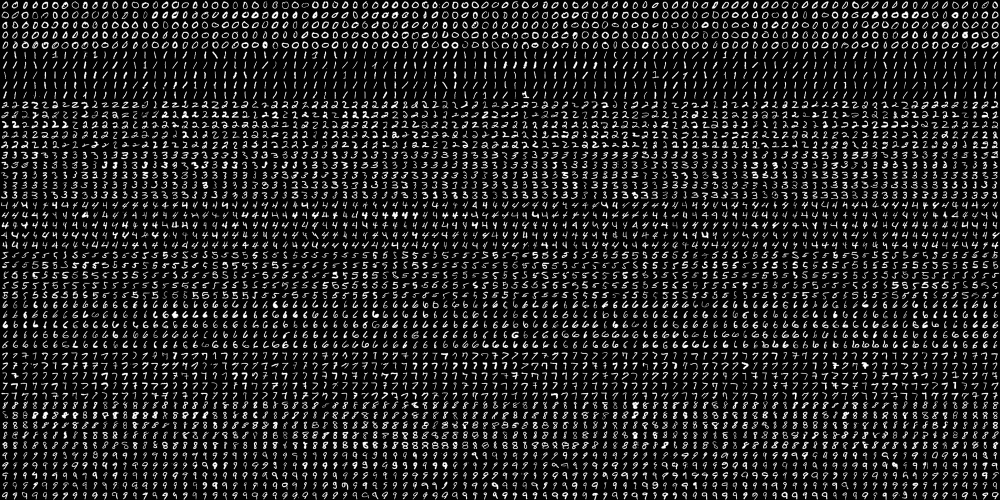
#> input picture 8.5/img/digits.png, 2000 x 1000 px (shown at 1/2 size)
$ python kNN_handwritten.py
#> lines starting #> are read from the running program, lines starting #| are printed output that depends on the picture; after the words box and inside, x2 and y2 are one past the last pixel; in counts of white or black regions, pixels touching at a corner belong together
### 8.5/src/mnist.py
import numpy as np, cv2
import os

data = None  # 이미지 데이타 셋
k = list(range(10)) # [0,1,2,3,4,5,6,7,8,9] 레이블 셋

# 이미지 데이타 읽어들이는 함수 ---①
def load():
    global data
    # 0~9 각각 500(5x100)개, 총5000(50x100)개, 한 숫자당 400(20x20)픽셀
    # 이미지 불러오기
    script_dir = os.path.dirname(os.path.abspath(__file__))
    img_path = os.path.join(script_dir, '..', 'img', 'digits.png')
    img_path = os.path.normpath(img_path)

    # 경로 확인용
    print(f"이미지 경로 확인: {img_path}")
    print(f"존재 여부: {os.path.exists(img_path)}")

    image = cv2.imread(img_path)
#> image is the input picture: shape (1000, 2000, 3); min 0, max 255, mean 33.8
    if image is None:
        print(f"이미지를 읽을 수 없습니다: {img_path}")
        exit()

    gray = cv2.cvtColor(image,cv2.COLOR_BGR2GRAY)
    # 숫자 한개(20x20)씩 구분하기 위해 행별(50)로 나누고 열별(100)로 나누기
    cells = [np.hsplit(row,100) for row in np.vsplit(gray,50)]
#> cells = 50 items
    # 리스트를 NumPy 배열로  변환 (50 x 100 x 20 x 20 )
    data = np.array(cells)

# 모든 숫자 데이타 반환 ---②
def getData(reshape=True):
    if data is None: load() # 이미지 읽기 확인
    # 모든 데이타를 N x 400 형태로 변환
    if reshape:
        full = data.reshape(-1, 400).astype(np.float32) # 5000x400
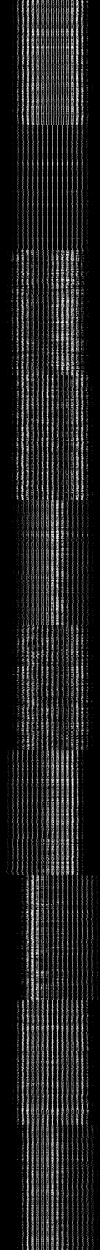
#> full: shape (5000, 400) float32 (shown at 1/4 size); min 0, max 255, mean 33.8
    else:
        full = data
    labels = np.repeat(k,500).reshape(-1,1)  # 각 숫자당 500번 반복(10x500)
    return (full, labels)

# 훈련용 데이타 반환 ---③
# [21 lines left out: functions getTrain, getTest, not called in this run]


# 손글씨 숫자 한 개를 20x20 로 변환후에 1x400 형태로 변환 ---⑤
def digit2data(src, reshape=True):
    h, w = src.shape[:2]
    square = src
    # 정사각형 형태로 만들기
    if h > w:
        pad = (h - w)//2
        square = np.zeros((h, h), dtype=np.uint8)
        square[:, pad:pad+w] = src
    elif w > h :
        pad = (w - h)//2
        square = np.zeros((w, w), dtype=np.uint8)
        square[pad:pad+h, :] = src
    # 0으로 채워진 20x20 이미지 생성
    px20 = np.zeros((20,20), np.uint8)
    # 원본을 16x16으로 축소해서 테두리 2픽셀 확보
    px20[2:18, 2:18] = cv2.resize(square, (16,16), interpolation=cv2.INTER_AREA)
    if reshape:
        # 1x400형태로 변환
        px20 = px20.reshape((1,400)).astype(np.float32)
    return px20

### 8.5/src/kNN_handwritten.py
import os
import numpy as np, cv2
import mnist

# 훈련 데이타 가져오기 ---①
train, train_labels = mnist.getData()
#> train_labels = 5000 values from 0 to 9
# Knn 객체 생성 및 학습 ---②
knn = cv2.ml.KNearest_create()
knn.train(train, cv2.ml.ROW_SAMPLE, train_labels)

# 인식시킬 손글씨 이미지 읽기 ---③
# 이미지 불러오기
script_dir = os.path.dirname(os.path.abspath(__file__))
img_path = os.path.join(script_dir, '..', 'img', '4027.png')
img_path = os.path.normpath(img_path)

# 경로 확인용
print(f"이미지 경로 확인: {img_path}")
print(f"존재 여부: {os.path.exists(img_path)}")

image = cv2.imread(img_path)
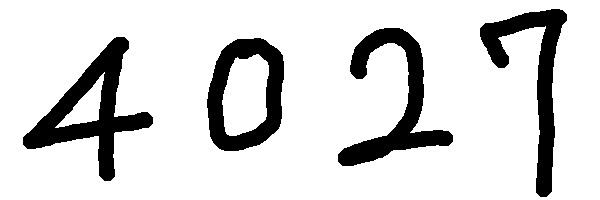
#> input picture 8.5/img/4027.png, 600 x 200 px
#> image is the input picture: shape (200, 600, 3); 84.3% white; 4 black regions, box (x1, y1, x2, y2) and area: (23, 37, 153, 181) 5516, (338, 28, 453, 166) 4745, (480, 9, 567, 197) 4447, (207, 38, 284, 151) 4153
if image is None:
    print(f"이미지를 읽을 수 없습니다: {img_path}")
    exit()
cv2.imshow("image", image)
cv2.waitKey(0)

# 그레이 스케일 변환과 스레시홀드 ---④
gray = cv2.cvtColor(image,cv2.COLOR_BGR2GRAY)
gray = cv2.GaussianBlur(gray, (5, 5), 0)
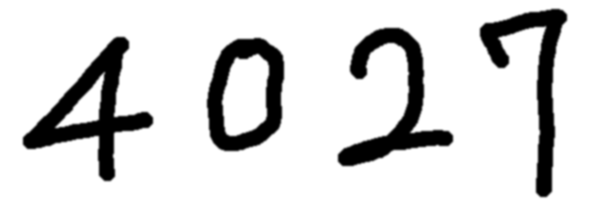
#> gray: shape (200, 600); min 0, max 255, mean 214.9
_, gray = cv2.threshold(gray, 127, 255, cv2.THRESH_BINARY_INV)
#> gray: shape (200, 600); 15.7% white; 4 white regions
# 최외곽 컨투어만 찾기 ---⑤
contours, _ = cv2.findContours(gray, cv2.RETR_EXTERNAL, \
                                        cv2.CHAIN_APPROX_SIMPLE)[-2:]
#> contours = 4 contours; box (x1, y1, x2, y2) and area: (207, 38, 284, 151) 7008, (23, 37, 153, 181) 6289, (338, 28, 453, 166) 4468, (480, 9, 567, 197) 4165
# 모든 컨투어 순회 ---⑥
for c in contours:
    # 컨투어를 감싸는 외접 사각형으로 숫자 영역 좌표 구하기 ---⑦
    (x, y, w, h) = cv2.boundingRect(c)
    # 외접 사각형의 크기가 너무 작은것은 제외 ---⑧
    if w >= 5 and h >= 25:
        # 숫자 영역만 roi로 확보하고 사각형 그리기 ---⑨
        roi = gray[y:y + h, x:x + w]
        cv2.rectangle(image, (x, y), (x + w, y + h), (0, 255, 0), 1)
        # 테스트 데이타 형식으로 변환 ---⑩
        data = mnist.digit2data(roi)
        # 결과 예측해서 이미지에 표시---⑪
        ret, result, neighbours, dist = knn.findNearest(data, k=1)
        cv2.putText(image, "%d"%ret, (x , y + 155), \
                        cv2.FONT_HERSHEY_DUPLEX, 2, (255, 0, 0), 2)
        cv2.imshow("image", image)
        cv2.waitKey(0)
#> this loop made 4 passes
#> (x, y, pad in digit2data, ret, result, neighbours) on passes 1 to 4: (207, 38, 18, 0, [0], [0]), (23, 37, 7, 4, [4], [4]), (338, 28, 11, 2, [2], [2]), (480, 9, 50, 7, [7], [7])
#> pass 1, `roi = gray[y:y + h, x:x + w]`:
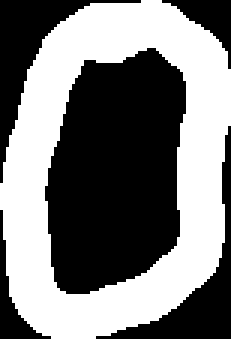
#> roi: shape (113, 77) (shown 3 times larger); 47.7% white; 1 white region, box (x1, y1, x2, y2) and area: (0, 0, 77, 113) 4154
#> pass 1, `cv2.imshow("image", image)`:
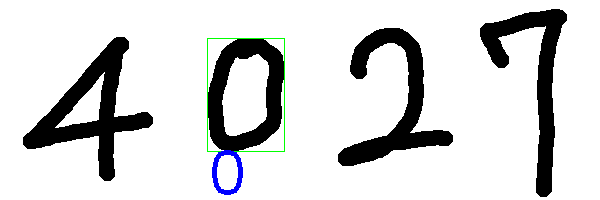
#> window 'image': shape (200, 600, 3); mean B, G, R 214.2, 213.8, 213.1
#> after the loop:
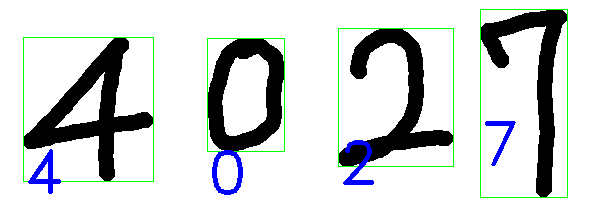
#> image: shape (200, 600, 3); 3.13% of pixels changed, all inside (x1, y1, x2, y2) = (23, 9, 568, 198)
#> after the loop:
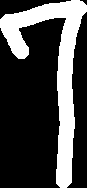
#> roi: shape (188, 87); 27.2% white; 1 white region, box (x1, y1, x2, y2) and area: (0, 0, 87, 188) 4449
cv2.destroyAllWindows()
